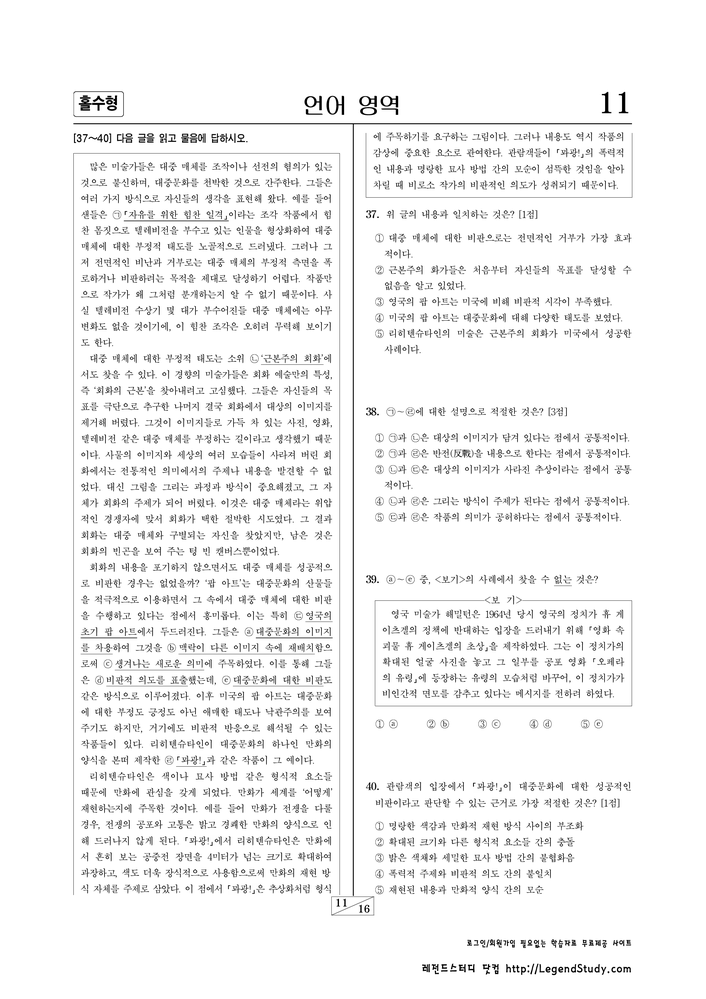
#> input picture data/raw/2006_11/10.png, 706 x 999 px, shrunk from 2337 x 3306 before the run, found by its file name
$ jupyter execute '수능완성.ipynb'
#> lines starting #> are read from the running program, lines starting #| are printed output that depends on the picture; after the words box and inside, x2 and y2 are one past the last pixel; in counts of white or black regions, pixels touching at a corner belong together
[cell 1]
import cv2
import numpy as np
from matplotlib import pyplot as plt

# Load the image
img = cv2.imread('../data/raw/problem/2/10.png')
#> img is the input picture: shape (999, 706, 3); min 0, max 255, mean 243.5
gray = cv2.cvtColor(img, cv2.COLOR_BGR2GRAY)
blur = cv2.GaussianBlur(gray, (3, 3), 0)
thresh = cv2.threshold(blur, 220, 255, cv2.THRESH_BINARY_INV )[1]
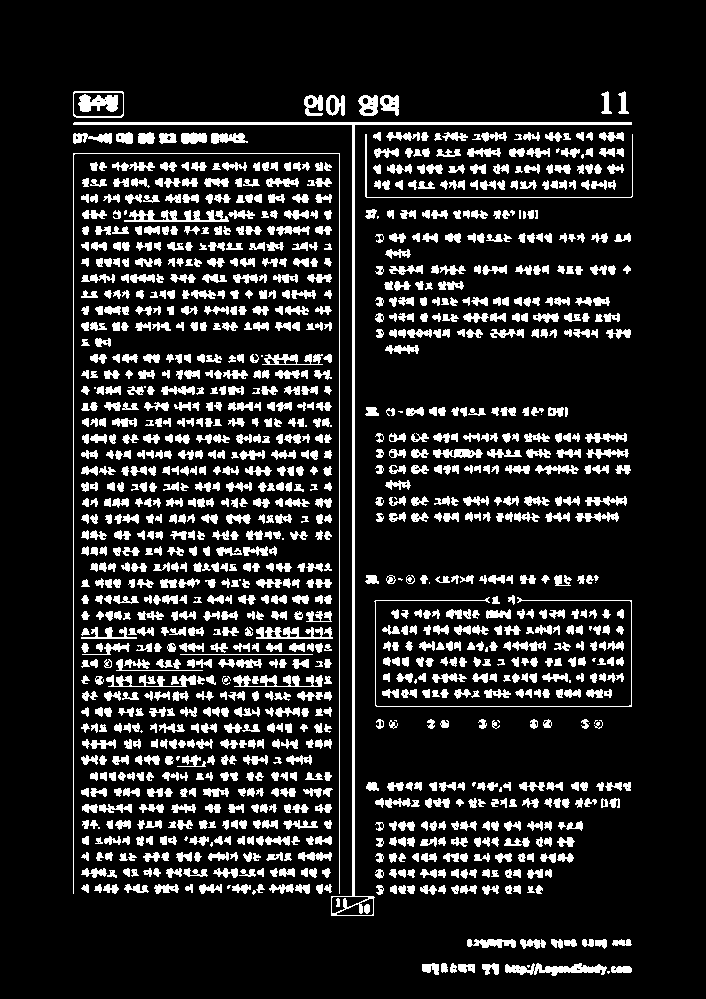
#> thresh: shape (999, 706); 14.1% white; 1269 white regions (41 under 20 px), largest, box (x1, y1, x2, y2) and area: (73, 122, 632, 916) 4259, (73, 153, 340, 894) 1748, (374, 597, 632, 707) 724

# Remove horizontal lines
horizontal_kernel = cv2.getStructuringElement(cv2.MORPH_RECT, (25,1))
detected_lines = cv2.morphologyEx(thresh, cv2.MORPH_OPEN, horizontal_kernel, iterations=1)
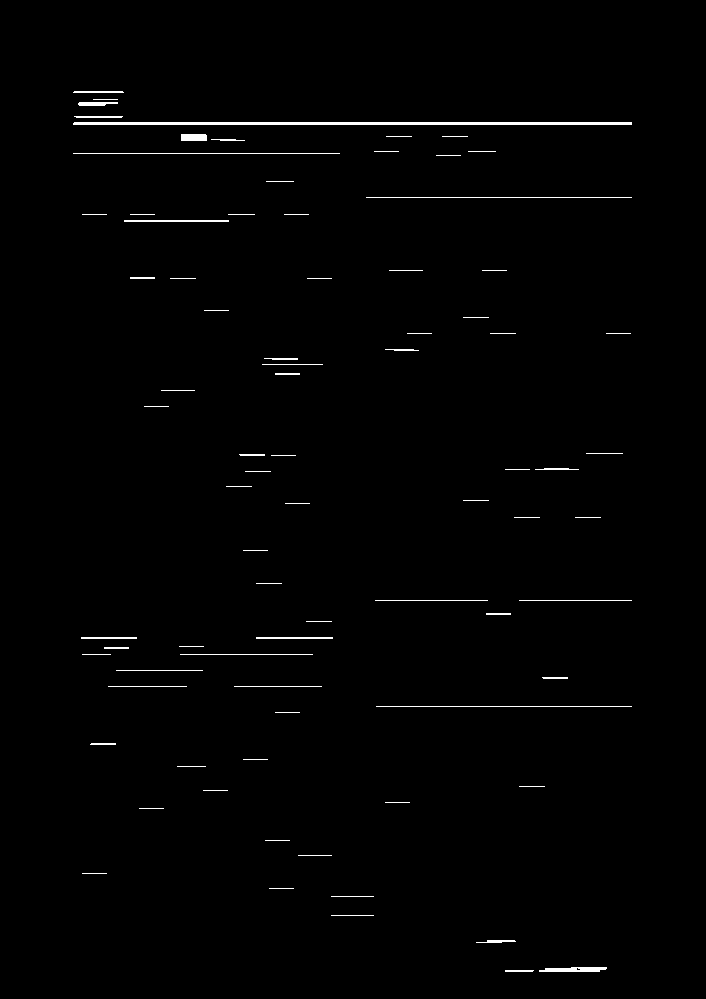
#> detected_lines: shape (999, 706); 0.92% white in thin lines or dots, all inside (x1, y1, x2, y2) = (73, 91, 632, 972)
cnts = cv2.findContours(detected_lines, cv2.RETR_EXTERNAL, cv2.CHAIN_APPROX_SIMPLE)
#> cnts = 81 contours, 60 with area under 20; largest, box (x1, y1, x2, y2) and area: (73, 122, 632, 125) 1116, (539, 967, 607, 972) 211, (181, 134, 207, 141) 150, (124, 220, 229, 222) 104, (78, 102, 118, 106) 92
cnts = cnts[0] if len(cnts) == 2 else cnts[1]
for c in cnts:
    cv2.drawContours(thresh, [c], -1, 0, -1)
#> this loop made 81 passes
#> c on passes 1, 4, 5, 6, 7, 8, 9, 10: [[505, 970], [505, 971], [532, 971], [533, 970]], [[331, 915], [373, 915]], [[331, 896], [373, 896]], [[269, 888], [293, 888]], [[82, 873], [106, 873]], [[298, 855], [331, 855]], [[265, 840], [289, 840]], [[139, 808], [163, 808]]
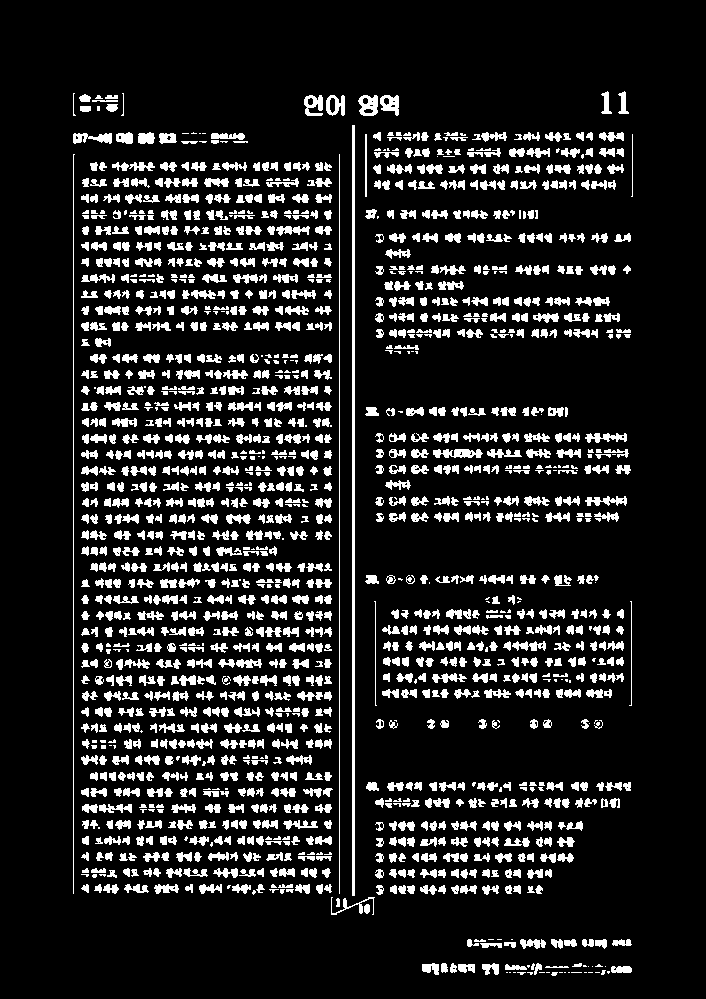
#> thresh: shape (999, 706); 13.2% white; 1596 white regions (237 under 20 px), largest, box (x1, y1, x2, y2) and area: (352, 125, 355, 896) 2313, (73, 154, 75, 894) 741, (339, 154, 340, 894) 740

plt.figure(figsize=(20, 15))
plt.imshow(cv2.cvtColor(thresh, cv2.COLOR_BGR2RGB))

kernel = np.ones((5, 25), np.uint8)

# apply some dilation and erosion to join the gaps - change iteration to detect more or less area's
thresh = cv2.erode(thresh, kernel, iterations=1)
#> thresh: shape (999, 706); every value is 0
thresh = cv2.dilate(thresh, kernel, iterations=1)

# Find the contours
contours, hierarchy = cv2.findContours(thresh, cv2.RETR_TREE, cv2.CHAIN_APPROX_SIMPLE)
#> contours = []

# For each contour, find the bounding rectangle and draw it
for cnt in contours:
    x,y,w,h = cv2.boundingRect(cnt)
    cv2.rectangle(img,(x,y),(x+w,y+h),(0,255,0),2)
    cv2.rectangle(thresh,(x,y),(x+w,y+h),(0,255,0),3)
#> this loop made 0 passes

$ run again, with data/raw/2006_11/1.png copied over data/raw/2006_11/10.png
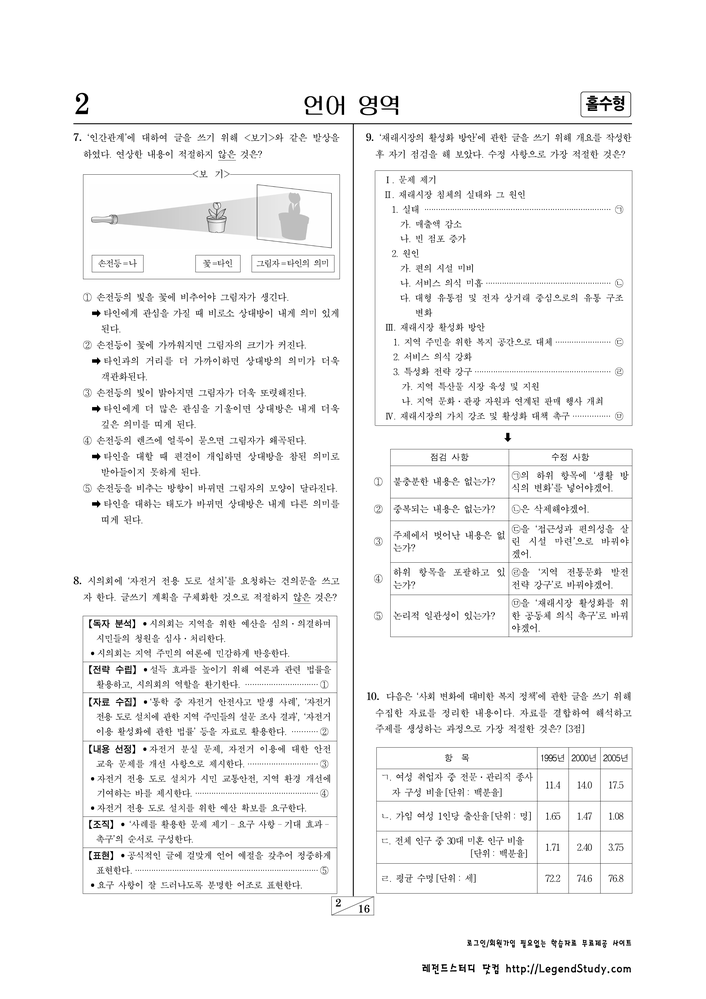
#> input picture data/raw/2006_11/1.png, 706 x 999 px, shrunk from 2337 x 3306 before the run, found by its file name
#> img is the input picture: shape (999, 706, 3); min 0, max 255, mean 245.2
#> `detected_lines = cv2.morphologyEx(thresh, cv2.MORPH_OPEN, horizontal_k..`:
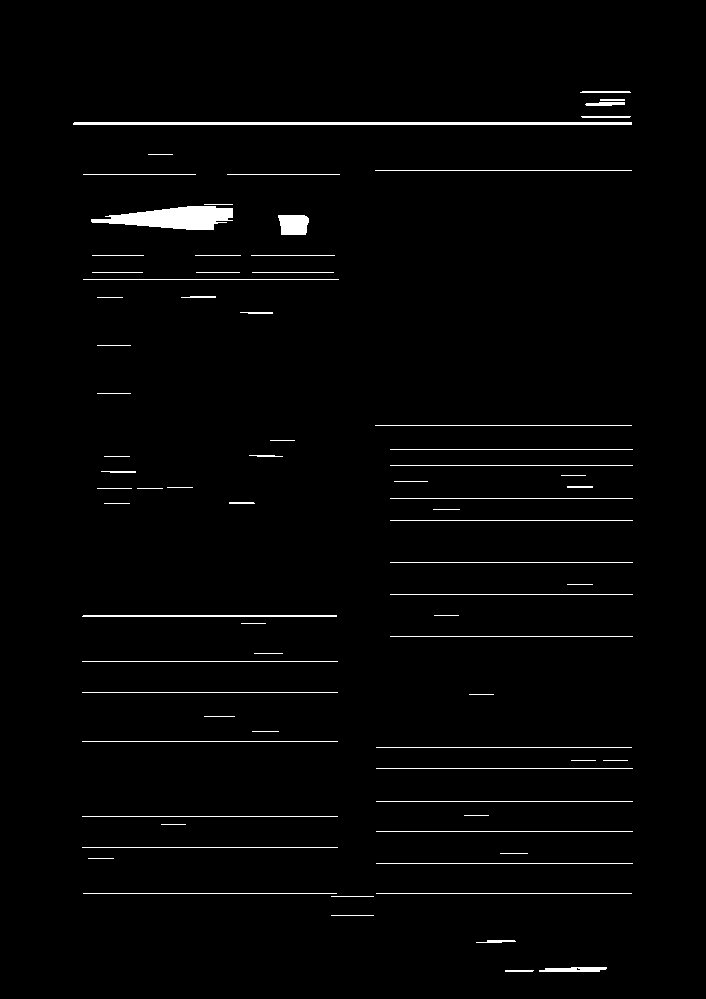
#> detected_lines: shape (999, 706); 1.8% white; 76 white regions
#> cnts = 76 contours, 60 with area under 20; largest, box (x1, y1, x2, y2) and area: (91, 206, 233, 230) 1998, (73, 122, 632, 125) 1116, (278, 215, 309, 235) 504, (82, 615, 337, 617) 254, (539, 967, 607, 972) 211
#> the loop `for c in cnts:` made 76 passes
#> c on passes 1, 4, 5, 6, 7, 8, 9, 10: [[505, 970], [505, 971], [532, 971], [533, 970]], [[331, 915], [373, 915]], [[331, 896], [373, 896]], [[376, 893], [631, 893]], [[83, 893], [336, 893]], [[376, 863], [632, 863]], [[88, 858], [113, 858]], [[500, 853], [527, 853]]
#> after the loop `for c in cnts:`:
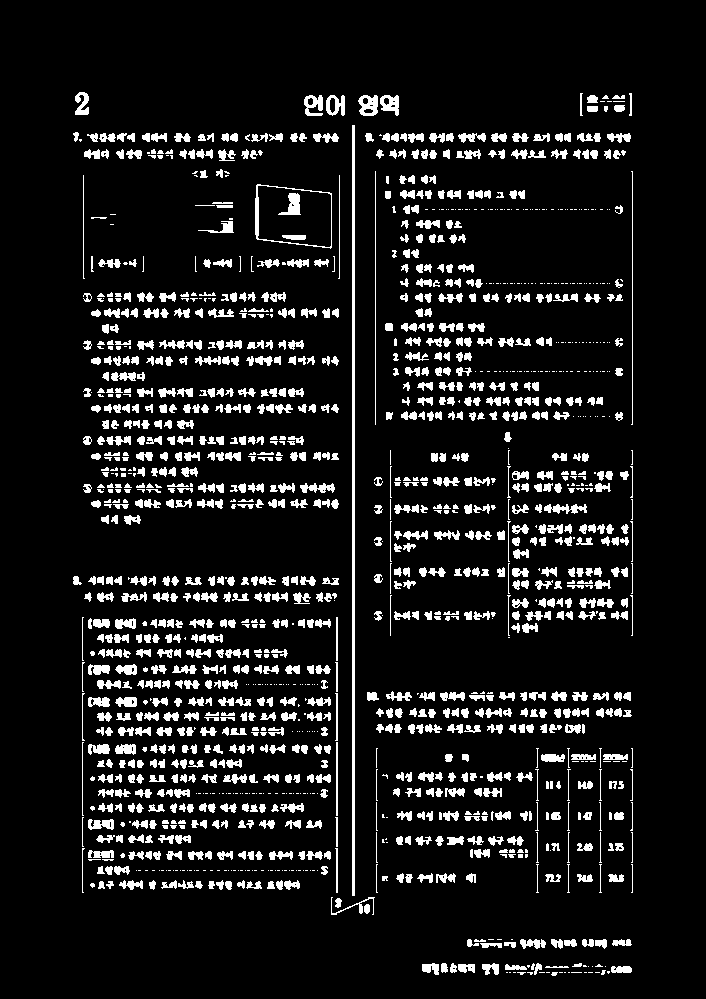
#> thresh: shape (999, 706); 9.9% white; 1510 white regions (453 under 20 px), largest, box (x1, y1, x2, y2) and area: (352, 125, 355, 896) 2313, (255, 184, 332, 249) 440, (358, 95, 378, 116) 291
#> contours = []

$ run again, with data/raw/2006_11/12.png copied over data/raw/2006_11/10.png
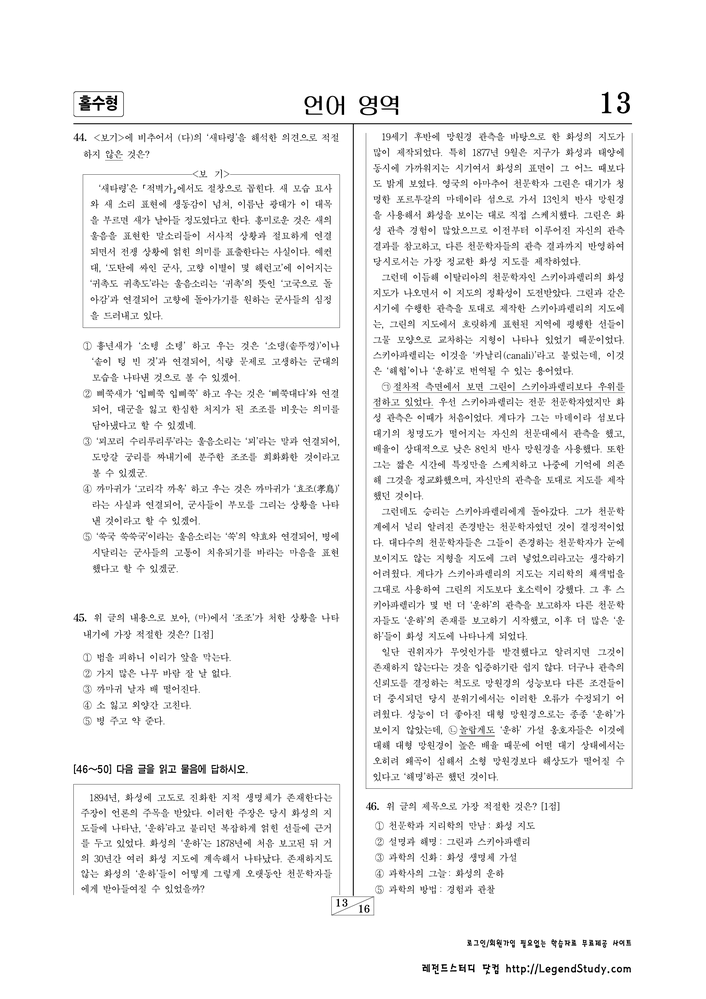
#> input picture data/raw/2006_11/12.png, 706 x 999 px, shrunk from 2337 x 3306 before the run, found by its file name
#> img is the input picture: shape (999, 706, 3); min 0, max 255, mean 243.4
#> `detected_lines = cv2.morphologyEx(thresh, cv2.MORPH_OPEN, horizontal_k..`:
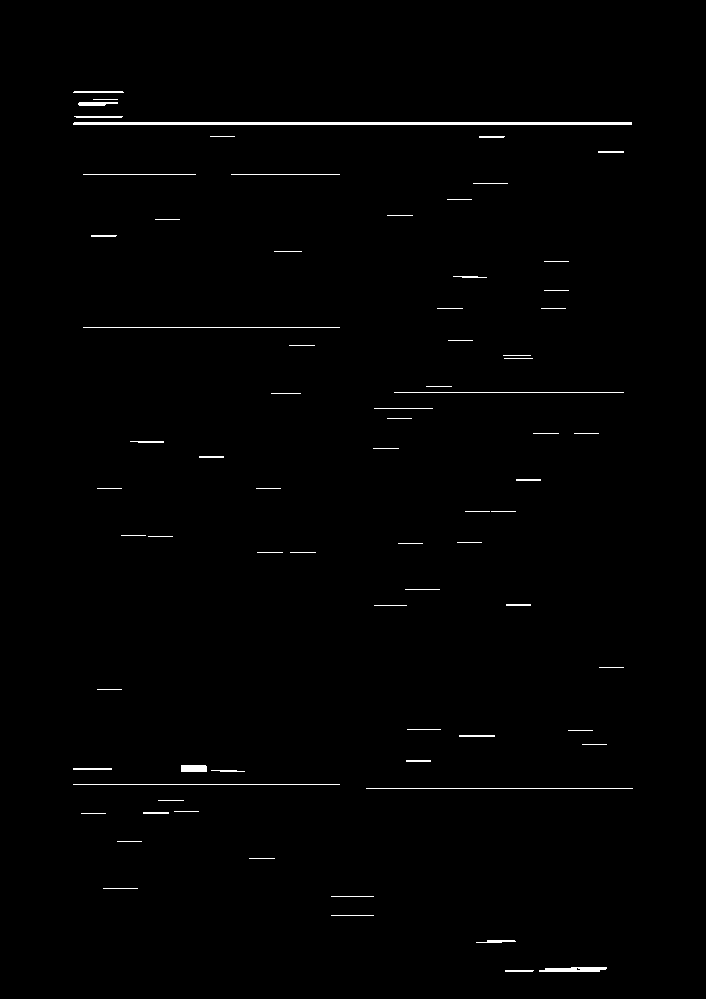
#> detected_lines: shape (999, 706); 0.83% white in thin lines or dots, all inside (x1, y1, x2, y2) = (73, 91, 633, 972)
#> cnts = 74 contours, 55 with area under 20; largest, box (x1, y1, x2, y2) and area: (73, 122, 632, 125) 1116, (539, 967, 607, 972) 211, (181, 765, 207, 772) 150, (78, 102, 118, 106) 92, (73, 91, 124, 93) 49
#> the loop `for c in cnts:` made 74 passes
#> c on passes 1, 4, 5, 6, 7, 8, 9, 10: [[505, 970], [505, 971], [532, 971], [533, 970]], [[331, 915], [373, 915]], [[331, 896], [373, 896]], [[103, 888], [137, 888]], [[249, 858], [274, 858]], [[117, 841], [141, 841]], [[81, 813], [105, 813]], [[143, 812], [143, 813], [168, 813], [168, 812]]
#> after the loop `for c in cnts:`:
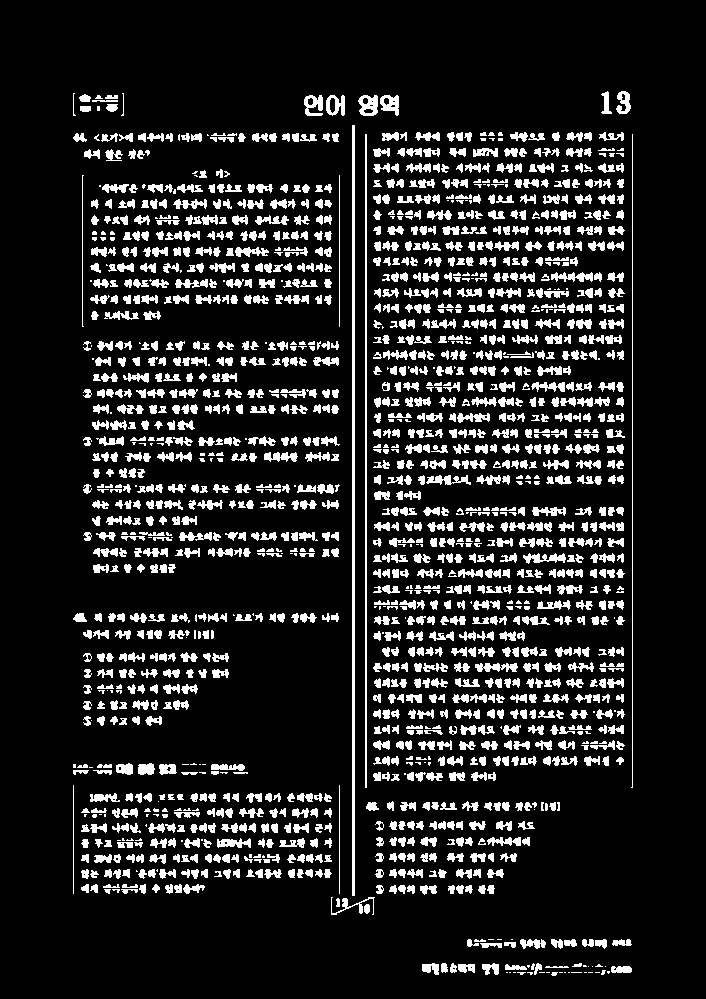
#> thresh: shape (999, 706); 13.5% white; 1644 white regions (244 under 20 px), largest, box (x1, y1, x2, y2) and area: (352, 125, 355, 896) 2313, (365, 134, 367, 788) 1308, (631, 134, 633, 788) 655
#> contours = []
